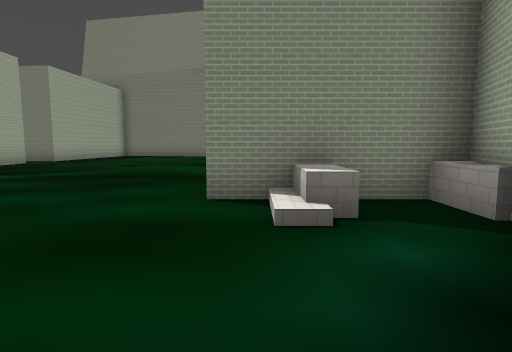
View 1 (above)

24 first-person views from a walk through a Godot game level. The camera is 1.4 m above the floor, tilts 6° down and sees 80° across. The floor is counted in squares, 2 m on a side. Each view is taken from the middle of a square. On the plan, view 1 faces up. The plan holds only what a view shows up to about 10 squares ahead; the rest is blank. The place goes on beyond the plan. Flat picture figures and markers are not drawn. Door leaves are left out where a doorway can be walked through. Some surface patterns are stand-ins.

View 2
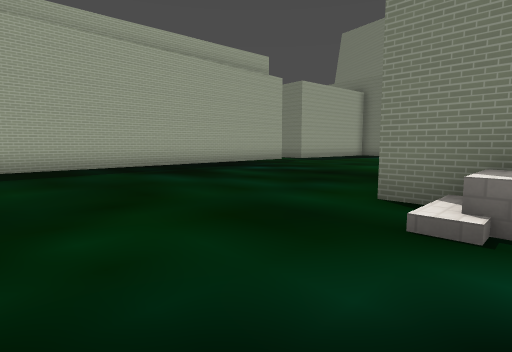

View 3
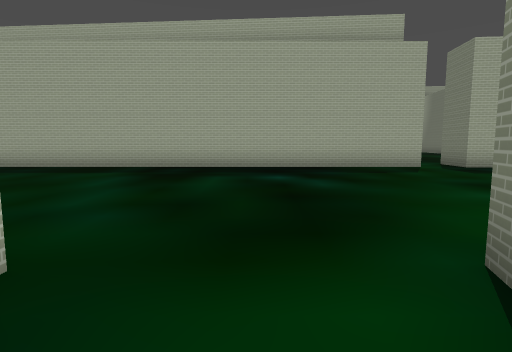

View 4
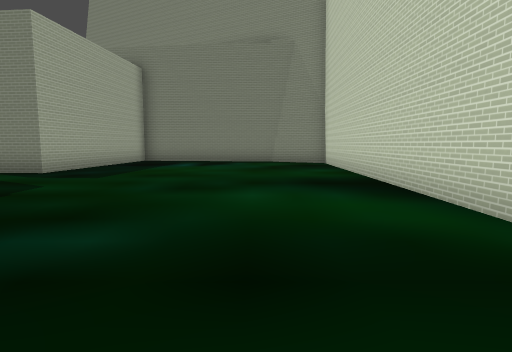

View 5
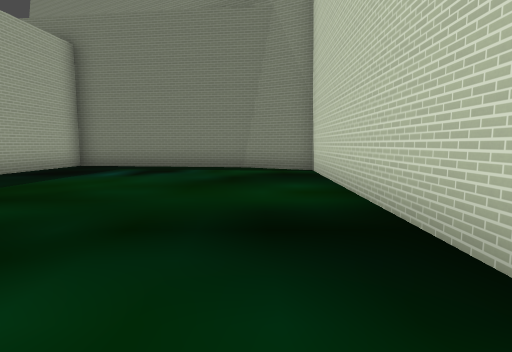

View 6
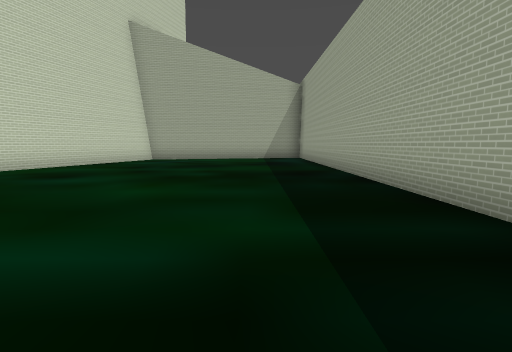

View 7
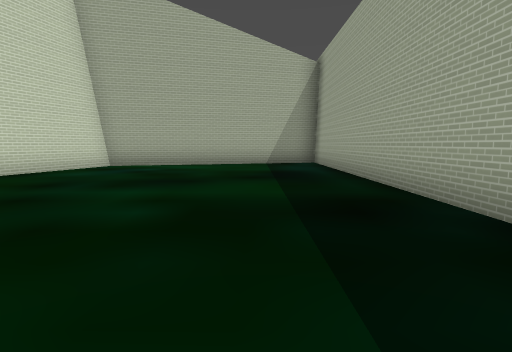

View 8
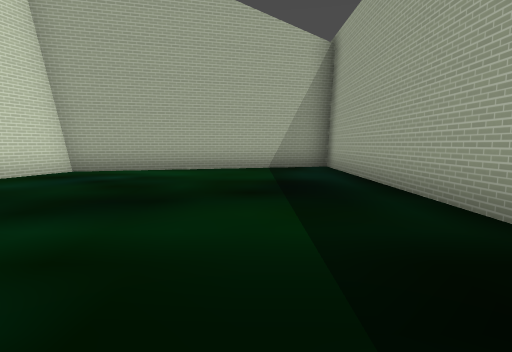

View 9
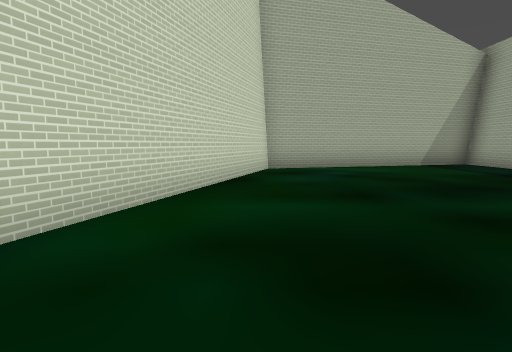

View 10
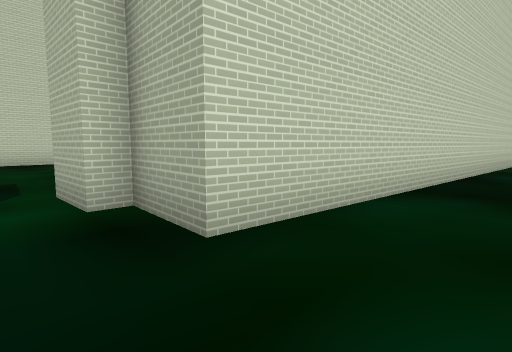

View 11
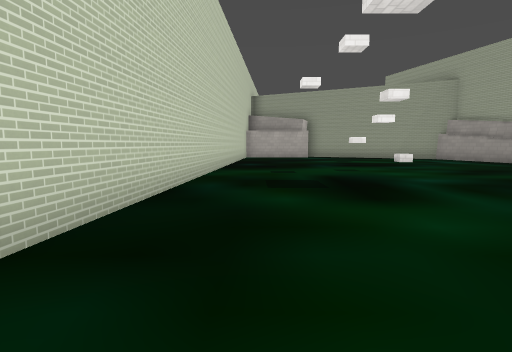

View 12
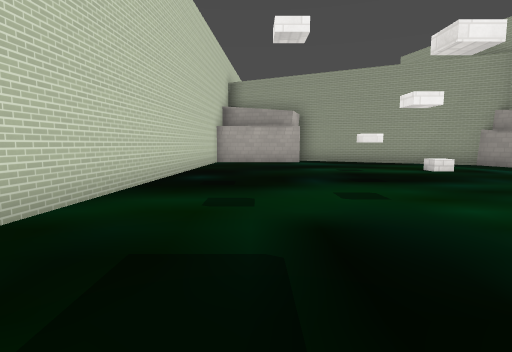

View 13
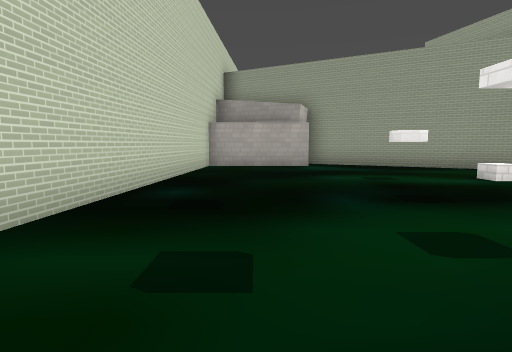

View 14
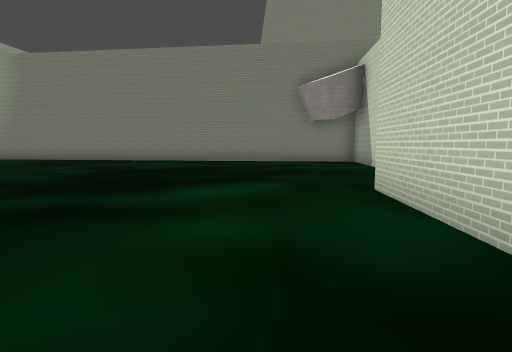

View 15
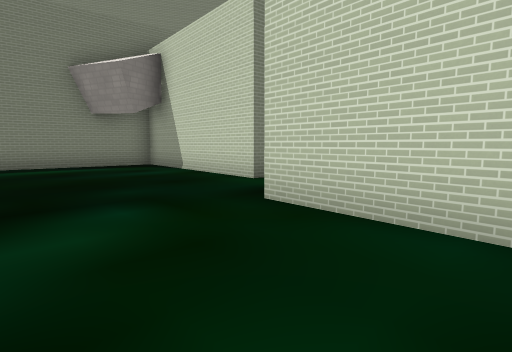

View 16
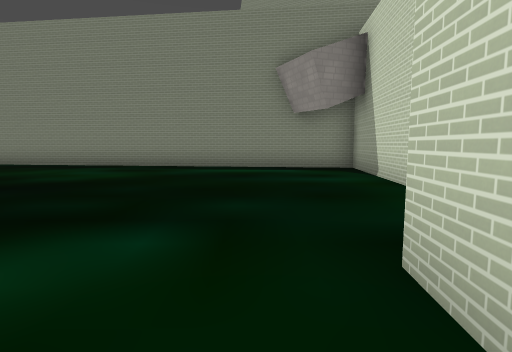

View 17
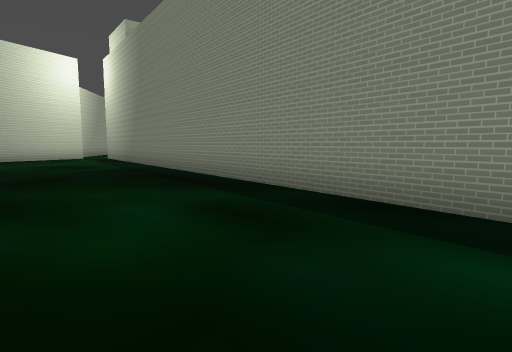

View 18
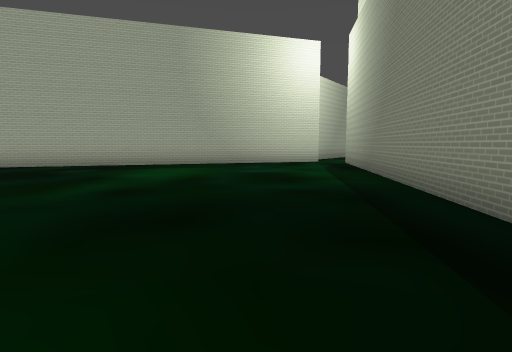

View 19
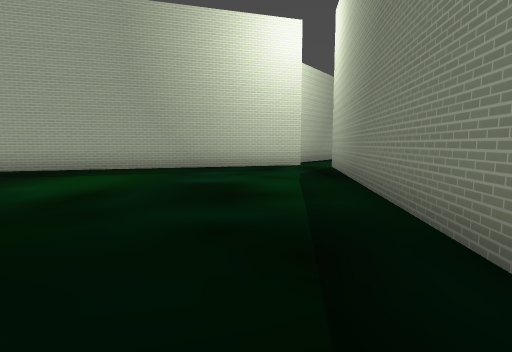

View 20
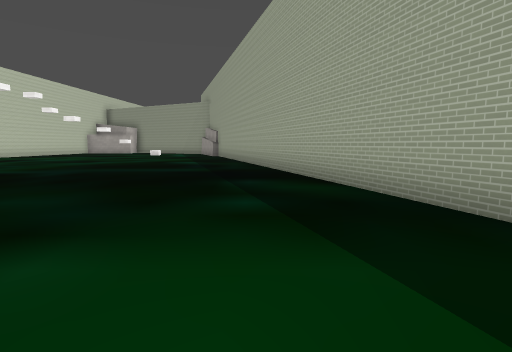

View 21
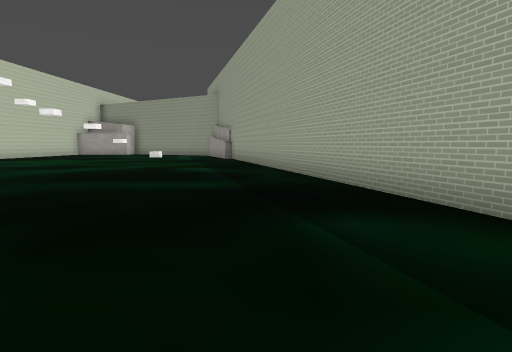

View 22
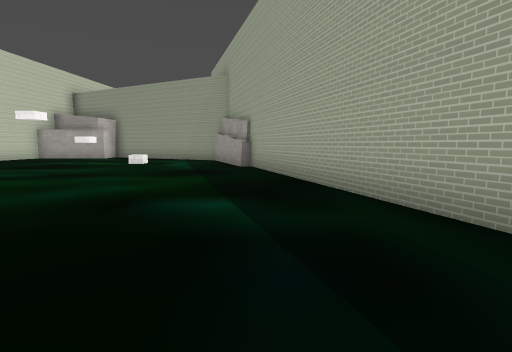

View 23
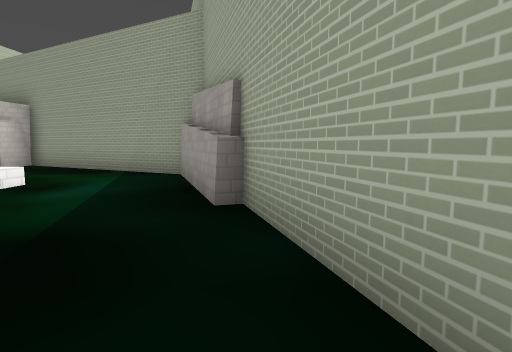

View 24
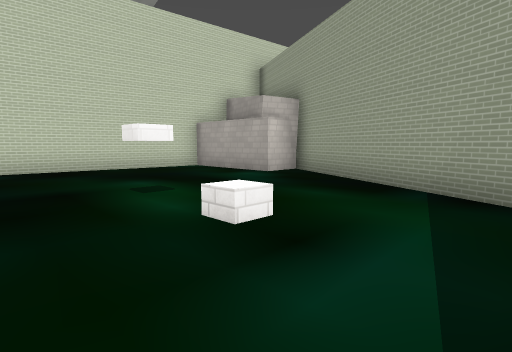

### Floor plan
Points are (right, up) in squares from view 1. A wall is a line through its corners. A room is listed if a view was taken in it or the views show most of it. See-through windows are left out.
Room 1 (views 1, 2, 3, 4, 5, 6, 7, 8, 9)
walls: (-0.7, 7.6) (-0.5, 16.2) (-2.3, 17.1) (-7.6, 17.8) (-8.1, 12.3) (-9.6, 12.4); (2.4, 2.9) (2.7, 3.8) (-0.6, 3.8); (-9.6, 11) (-8.3, 11.1) (-8.2, -10.4) (-1.3, -8.6) (0.8, -2)
ways out: open door at (-9, 11.5) to room 2
objects: block (1, 3) to (1, 4); block (2, 3)
Room 2 (views 10, 11, 12, 13, 14, 15, 16, 17, 18, 19, 20, 21, 22, 23, 24)
walls: (-9.6, 12.4) (-9.1, 18) (-28.5, 20.4); (-22.9, -1.5) (-22.6, -1.4) (-21.3, -5) (-15.7, -7.9) (-15.7, -6.8) (-12.5, -6.8) (-11.2, 10.7) (-9.6, 10.6) (-9.6, 11); (-17.2, -3.2) (-17.2, -2.7) (-16.7, -2.7) (-16.7, -3.2); (-29.1, 19.4) (-22.7, -2.1)
low walls: (-19, -3.2) (-19, -2.7) (-18.5, -2.7) (-18.5, -3.2)
ways out: open door at (-9, 11.5) to room 1; open door at (-28.5, 20)

Positions as (right, up) in squares from view 1, and headings:
1: (0, 0), facing up
2: (1, 0), facing up-left
3: (1, 6), facing left
4: (-3, 5), facing up
5: (-2, 8), facing up
6: (-6, 5), facing down
7: (-6, 1), facing down
8: (-6, -1), facing down
9: (-1, 0), facing down
10: (-13, 12), facing down-right
11: (-13, 9), facing down
12: (-14, 5), facing down
13: (-14, 3), facing down
14: (-13, 6), facing up
15: (-14, 8), facing up-right
16: (-12, 9), facing up
17: (-13, 15), facing up-left
18: (-17, 17), facing left
19: (-19, 18), facing left
20: (-25, 16), facing down
21: (-24, 13), facing down
22: (-23, 8), facing down
23: (-23, 2), facing down
24: (-21, -1), facing down-right
